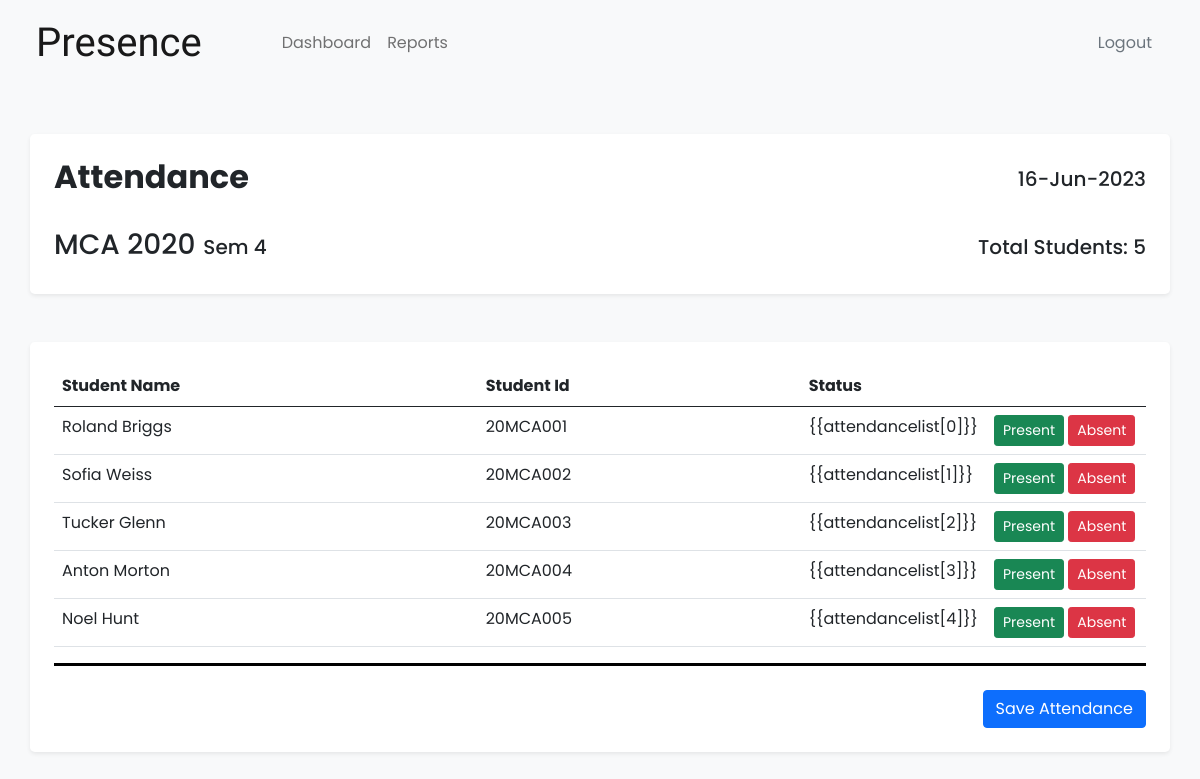
The app's page /Faculty/Attendance/?q=MCA_2020 (signed in) with its own data.
### tables this page shows
CREATE TABLE `class` (
  `ClassId` varchar(20) NOT NULL,
  `ClassCourse` varchar(20) NOT NULL,
  `ClassYear` int(20) NOT NULL,
  `ClassSem` int(1) NOT NULL
);

CREATE TABLE `student` (
  `stud_Id` varchar(20) NOT NULL,
  `stud_Fname` varchar(10) NOT NULL,
  `stud_Lname` varchar(10) NOT NULL,
  `stud_Class` varchar(20) NOT NULL
);

### Faculty/Attendance/index.php (the view, shortened to what this page needs)
<!DOCTYPE html>
<html lang="en">
<head>
    <link href="/assets/classlist.css" rel="stylesheet">
</head>
<body class="bg-light" ng-app="App" ng-controller="Ctrl" >
    <?php
        include $_SERVER['DOCUMENT_ROOT']."/dbconfig.php";
        $classid = $_GET['q'];
        $sql="SELECT `c`.*, COUNT(stud_Id) AS `count` FROM `class` AS `c` LEFT JOIN `student` AS `s` ON `s`.`stud_Class` = `c`.`ClassId` WHERE `c`.`ClassId` = '".$classid."' GROUP By ClassId;";
            $result=mysqli_query($con,$sql);
            if($result){
              while($row=mysqli_fetch_assoc($result)){
                $ClassCourse=$row['ClassCourse'];
                $ClassYear=$row['ClassYear'];
                $ClassSem=$row['ClassSem'];
                $studcount=$row['count'];
              }
            }
            if(isset($_GET['dt'])){
                $recdate = $_GET['dt'];
                $newDate = date("d-M-Y", strtotime($recdate));
                $hideinputs = TRUE;
            }
            else{
                $newDate= date("d-M-Y");
                $hideinputs = FALSE;
            }
    ?>
    <div class="container mt-5 p-4 rounded-3 shadow-sm bg-white">
        <div class="d-flex justify-content-between">
            <h2><b>Attendance</b></h2>
            <h5 class="align-self-center mt-1"><?php echo $newDate?></h5>
        </div>
        <br/>
        <div class="d-flex justify-content-between">
            <div class="d-flex">
                <h3><?php echo $ClassCourse." ".$ClassYear?></h3>
                <h5 class="align-self-center mt-1 px-2">Sem <?php echo $ClassSem ?></h5>
            </div>
            <h5 class="align-self-center mt-1">Total Students: <?php echo $studcount ?></h5>
        </div>
    </div>
    <div class="container mt-5 p-4 rounded-3 shadow-sm bg-white">
      <table class="table">
        <thead>
          <tr>
            <th>Student Name</th>
            <th>Student Id</th>
            <th width="100px">Status</th>
            <th width="160px"></th>
          </tr>
        </thead>
        <tbody>
          <?php
            $sql="SELECT * FROM student where stud_class='".$classid."'";
            $result=mysqli_query($con,$sql);
            if($result){
                $count = 0;
              while($row=mysqli_fetch_assoc($result)){
                $id=$row['stud_Id'];
                $fname=$row['stud_Fname'];
                $lname=$row['stud_Lname'];
                $ngclickval = "attendancelist[".$count."]";
                $ng_pval = $ngclickval."='P'";
                $ng_aval = $ngclickval."='A'";
                $count += 1;
                echo '
                <tr style="position:relative;">
                  <td>'.$fname. " " .$lname.'</td>
                  <td>'.$id.'</td>
                  <td>
                  <label class="ats {{'.$ngclickval.'}}" id="'.$id.'">{{'.$ngclickval.'}}</label>
                  </td>
                  <td>
                  <button class="btn btn-sm btn-success" ng-hide="'.$hideinputs.'" ng-click="'.$ng_pval.'">Present</button>
                  <button class="btn btn-sm btn-danger" ng-hide="'.$hideinputs.'" ng-click="'.$ng_aval.'">Absent</button>
                  </td>
                </tr>';
              }
            }
          ?>
        </tbody>
      </table>
        <div class="w-100" style="height:3px; background:black;">
        </div>
        <br />
        <div class="w-100 d-flex justify-content-end" ng-hide="<?php echo $hideinputs?>">
            <button class="btn btn-primary" onClick="logs()" data-bs-toggle="modal" data-bs-target="#updatemodal">Save Attendance</button>
        </div>
    </div>
</body>
</html>

### assets/index.css (style rules this page uses)
* { font-family: 'Poppins'; }
.logofont { font-family: 'Sacramento'; }

### records on screen
class: ClassCourse "MCA", ClassYear "2020", ClassSem "4"
student: stud_Fname "Roland", stud_Lname "Briggs", stud_Id "20MCA001", ngclickval "attendancelist[0]"
student: stud_Fname "Sofia", stud_Lname "Weiss", stud_Id "20MCA002", ngclickval "attendancelist[1]"
student: stud_Fname "Tucker", stud_Lname "Glenn", stud_Id "20MCA003", ngclickval "attendancelist[2]"
student: stud_Fname "Anton", stud_Lname "Morton", stud_Id "20MCA004", ngclickval "attendancelist[3]"
student: stud_Fname "Noel", stud_Lname "Hunt", stud_Id "20MCA005", ngclickval "attendancelist[4]"

### other values on screen
$newDate "16-Jun-2023"
$studcount "5"
